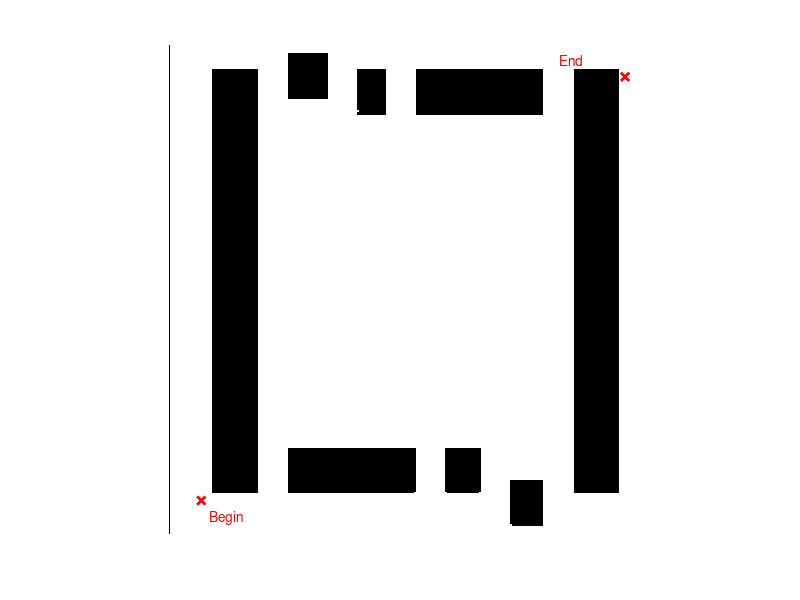

Recreate this plot in MATLAB. (Note: this script raises an error after producing the figure.)
clear; clc; close all

%% CARGA Y VISUALIZACIÓN DEL MAPA
load mapa_1  % Carga variable mapa_bin
imshow(mapa_bin); hold on;
inicio = [20, 280];
final  = [280, 20];
plot(inicio(1),inicio(2),'xr','LineWidth',2); text(inicio(1)+5,inicio(2)+10,'Begin','Color','r');
plot(final(1),final(2),'xr','LineWidth',2); text(final(1)-40,final(2)-10,'End','Color','r');

%% PARÁMETROS GENERALES
Nk = 4;                   % Número de puntos intermedios
D = 2 * Nk;               % Dimensión del vector (x1,x2,x3,y1,y2,y3)
N = 80;                   % Tamaño del enjambre/manada
MaxIter = 700;            % Iteraciones
W = 0.7; C1 = 1.5; C2 = 1.5;
mapSize = size(mapa_bin,1);

%% INICIALIZACIÓN
X = randi([1 mapSize], N, D);   % Posiciones
V = zeros(N, D);                % Velocidades PSO
J = zeros(N, 1);                % Fitness
for i = 1:N
    J(i) = Ruta(X(i,:)', mapa_bin, inicio, final);
end

% Inicialización de mejores
pBest = X;
JpBest = J;
[J_sorted, idx] = sort(J);
alpha = X(idx(1),:); beta = X(idx(2),:); delta = X(idx(3),:);
JBest = J_sorted(1);
gBest = alpha;

% Visualización inicial
xBest = alpha(1:Nk); yBest = alpha(Nk+1:end);
[x_sort, idx_sort] = sort(xBest); y_sort = yBest(idx_sort);
h_line = plot([inicio(1), x_sort, final(1)], [inicio(2), y_sort, final(2)], 'b-', 'LineWidth', 2);
h_points = plot(x_sort, y_sort, 'ro', 'MarkerFaceColor', 'r');

JBest_graf = zeros(1, MaxIter);

%% BUCLE PRINCIPAL: GWO + PSO
for iter = 1:MaxIter
    a = 2 - iter * (2 / MaxIter);  % Control de convergencia GWO

    for i = 1:N
        if mod(i, 2) == 0  % PSO para lobos pares
            r1 = rand(1,D); r2 = rand(1,D);
            V(i,:) = W*V(i,:) + C1*r1.*(pBest(i,:)-X(i,:)) + C2*r2.*(gBest - X(i,:));
            X(i,:) = round(X(i,:) + V(i,:));
        else  % GWO para lobos impares
            for d = 1:D
                % Influencia de alpha
                r1 = rand(); r2 = rand();
                A1 = 2*a*r1 - a; C1g = 2*r2;
                D_alpha = abs(C1g * alpha(d) - X(i,d));
                X1 = alpha(d) - A1 * D_alpha;

                % Influencia de beta
                r1 = rand(); r2 = rand();
                A2 = 2*a*r1 - a; C2g = 2*r2;
                D_beta = abs(C2g * beta(d) - X(i,d));
                X2 = beta(d) - A2 * D_beta;

                % Influencia de delta
                r1 = rand(); r2 = rand();
                A3 = 2*a*r1 - a; C3g = 2*r2;
                D_delta = abs(C3g * delta(d) - X(i,d));
                X3 = delta(d) - A3 * D_delta;

                % Promedio de los tres
                X(i,d) = round((X1 + X2 + X3) / 3);
            end
        end

        % Corrección de límites
        X(i,:) = max(min(X(i,:), mapSize), 1);

        % Evaluación y actualización de mejores
        Ji = Ruta(X(i,:)', mapa_bin, inicio, final);
        if Ji < JpBest(i)
            pBest(i,:) = X(i,:);
            JpBest(i) = Ji;
        end
        if Ji < JBest
            JBest = Ji;
            gBest = X(i,:);
            xBest = gBest(1:Nk);
            yBest = gBest(Nk+1:end);
        end
    end

    % Actualización visual
    [x_sort, idx_sort] = sort(xBest); y_sort = yBest(idx_sort);
    set(h_line, 'XData', [inicio(1), x_sort, final(1)], 'YData', [inicio(2), y_sort, final(2)]);
    set(h_points, 'XData', x_sort, 'YData', y_sort);
    drawnow

    JBest_graf(iter) = JBest;
    disp(['Iteración ', num2str(iter), ' | JBest: ', num2str(JBest)]);
end

%% GRÁFICA DE CONVERGENCIA
figure
plot(1:MaxIter, JBest_graf, 'LineWidth', 2)
xlabel('Iteraciones'); ylabel('Fitness J'); title('Convergencia GWO-PSO')
set(gca, 'FontSize', 12)
